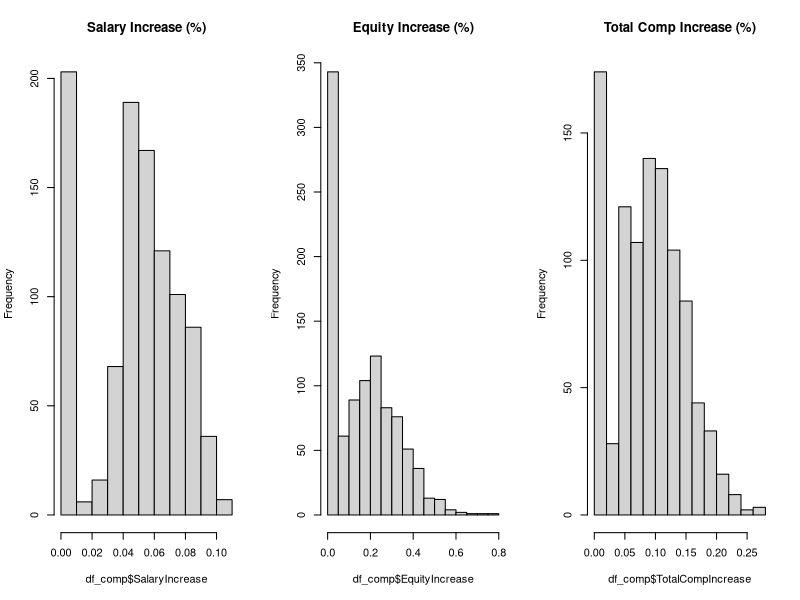
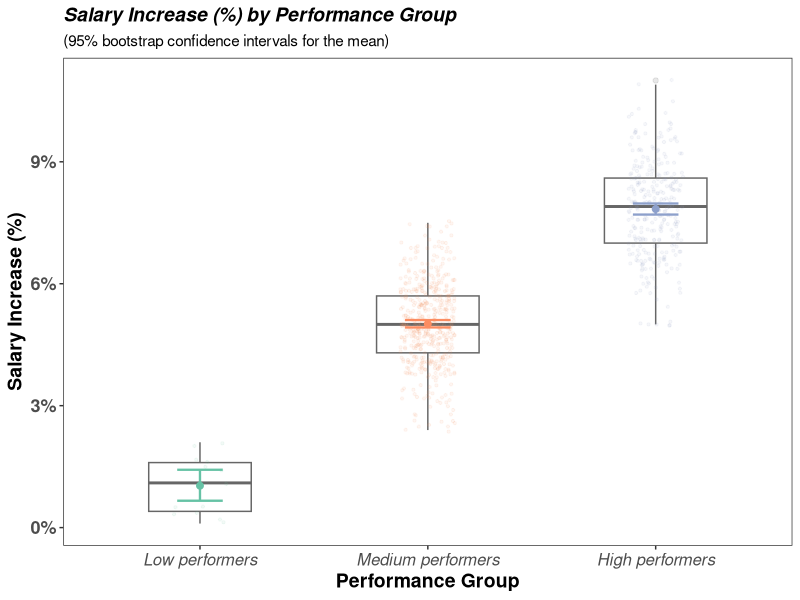
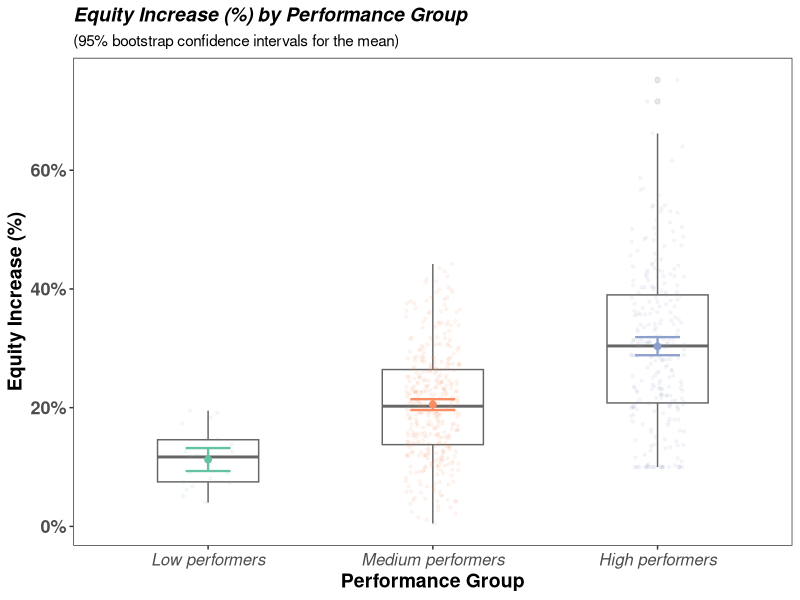
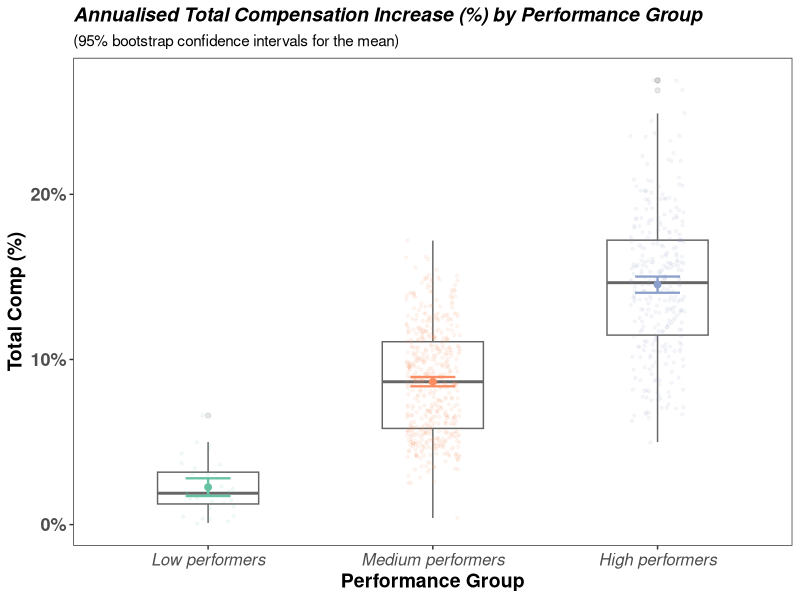
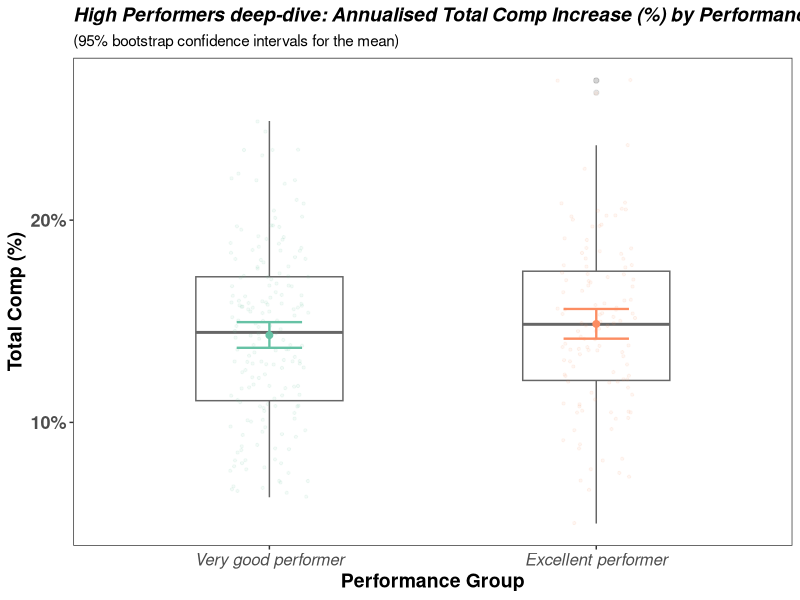
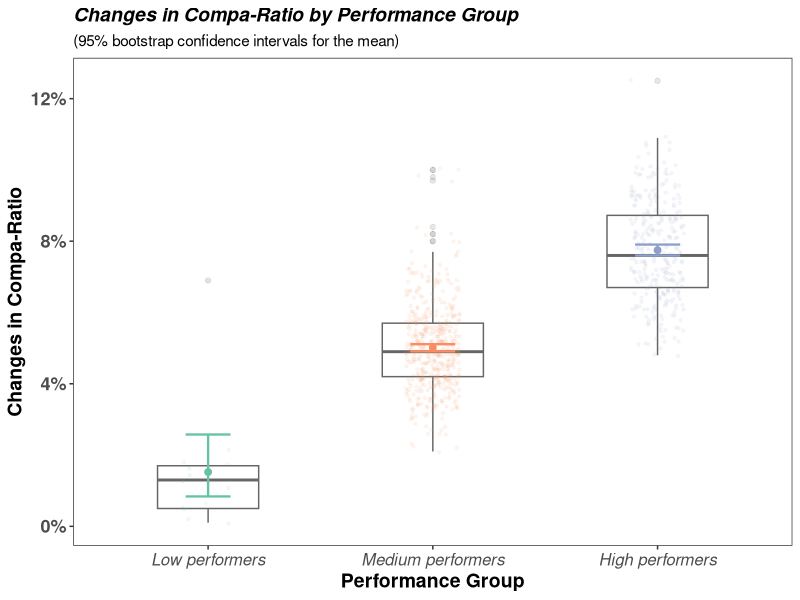

The R script that drew these images, in order:
## ---- chunk 1
#| label: Import libraries and data 
#| echo: true
#| message: false
#| warning: false
#| paged-print: false
# ------------------------------------------------------------
# Import needed R packages
# ------------------------------------------------------------
library(tidyverse) # 
library(Hmisc) 
library(broom)
library(knitr)
library(scales)

# ------------------------------------------------------------
# Read the data
# ------------------------------------------------------------
df_comp<-read_csv("data/performance_compensation_synthetic.csv")
## ---- chunk 2
#| label: Explore
#| echo: true
#| message: false
#| warning: false
#| paged-print: false
#| code-fold: true

# ------------------------------------------------------------
# Explore the data structure
# ------------------------------------------------------------
glimpse(df_comp)
## ---- chunk 3
#| label: Explore-and-Recode-2
#| echo: true
#| message: false
#| warning: false
#| paged-print: false

# ------------------------------------------------------------
# Summary for all variables
# ------------------------------------------------------------
summary(df_comp)

# ------------------------------------------------------------
# Histograms
# ------------------------------------------------------------
par(mfrow = c(1, 3))  # 1x3 grid

hist(df_comp$SalaryIncrease, breaks = 15,
     main = "Salary Increase (%)")

hist(df_comp$EquityIncrease, breaks = 15,
     main = "Equity Increase (%)")

hist(df_comp$TotalCompIncrease, breaks = 15,
     main = "Total Comp Increase (%)")
## ---- chunk 4
#| label: Explore and Recode 3
#| echo: true
#| message: false
#| warning: false
#| paged-print: false
#| code-fold: true

# ------------------------------------------------------------
# Understand the performance distribution
# ------------------------------------------------------------
df_comp |>
  count(PerformanceRatings) |>
  mutate(Percentage = n / sum(n) * 100) |>
  knitr::kable(
    col.names = c("Performance rating", "Count", "Percentage (%)"),
    digits = 1,
    caption = "Table 1: Distribution of performance ratings")

## ---- chunk 5
#| label: Explore and Recode 4
#| echo: true
#| message: false
#| warning: false
#| code-overflow: wrap
#| paged-print: false
# ------------------------------------------------------------
#  Re-code performance: form 1 to 5 into 3 performance categories
# ------------------------------------------------------------
df_comp <- df_comp |>
  mutate(Performance = case_when(PerformanceRatings %in% c(1, 2) ~ "Low performers",
                                 PerformanceRatings == 3         ~ "Medium performers",
                                 PerformanceRatings %in% c(4, 5) ~ "High performers"))

df_comp$Performance <- factor(df_comp$Performance, levels = c("Low performers", "Medium performers", "High performers"))

## ---- chunk 6
#| label: Explore and Recode III
#| echo: true
#| message: false
#| warning: false
#| paged-print: false

# ------------------------------------------------------------
# Validate the re-coding
# ------------------------------------------------------------
df_comp |>
  select(PerformanceRatings, Performance) |>
  head(5)

## ---- chunk 7
#| label: Descriptive table
#| message: false
#| warning: false
#| paged-print: false
#| code-fold: true

# ------------------------------------------------------------
# Create and format Table 2: Descriptive Statistics (N, Mean, SD) by Performance group
# ------------------------------------------------------------
desc_table <- df_comp |>
  select(
    Performance,
    SalaryIncrease,
    EquityIncrease,
    TotalCompIncrease,
    CompaRatioBefore,
    CompaRatioAfter) |>
  pivot_longer(
    cols = -Performance,
    names_to = "Metric",
    values_to = "Value") |>
  group_by(Metric, Performance) |>
  summarise(
    N = sum(!is.na(Value)),
    Mean = mean(Value, na.rm = TRUE),
    SD = sd(Value, na.rm = TRUE),
    .groups = "drop") |>
  arrange(Metric, Performance)

kable(
  desc_table,
  digits = 3,
  caption = "Table 2:Descriptive statistics (N, Mean, SD) by Performance group")

## ---- chunk 8
#| label: Salary Increase by Performance
#| echo: true
#| message: false
#| warning: false
#| paged-print: false

# ------------------------------------------------------------
# 1) ANOVA: SalaryIncrease by Performance (exclude 0% salary increases)
# ------------------------------------------------------------

#Exclude employees with 0% Salary increase
df_salary <- df_comp |>
  filter(SalaryIncrease > 0)

#Simple function for ANOVA test
aov_salary <- aov(SalaryIncrease ~ Performance, data = df_salary)
summary(aov_salary)

#Descriptive table for comparing the means between the groups
salary_means <- df_salary |>
  group_by(Performance) |>
  summarise(
    N = n(),
    MeanSalaryIncrease = mean(SalaryIncrease),
    .groups = "drop")

salary_means

#Post-hoc test
TukeyHSD(aov_salary)

## ---- chunk 9
#| label: Salary Increase (%) by Performance Group
#| echo: true
#| code-overflow: wrap
#| message: false
#| warning: false
#| paged-print: false

# ------------------------------------------------------------
# Visualise the relationship between Salary Increase and Performance
# ------------------------------------------------------------
chart1<-df_salary|>
  ggplot(aes(y=SalaryIncrease, x=Performance, colour=Performance))+
  geom_boxplot(width = 0.45, outlier.alpha = 0.15, colour = "grey40") +
  geom_jitter(width = 0.12, alpha = 0.08, size = 0.8, show.legend = FALSE) +
  stat_summary(fun="mean", geom="point", size=2)+
  stat_summary(fun.data = mean_cl_boot, geom = "errorbar", width=0.2, size=0.8, position = position_dodge())+
  scale_y_continuous(labels = percent_format(accuracy = 1)) +
  labs(x="Performance Group", y="Salary Increase (%)") +
  theme_bw() + 
  theme(plot.title = element_text(size=14, face="bold.italic"),
        axis.title= element_text(size=14, face="bold"),
        axis.text.x = element_text(size = 12, face="italic"),
        axis.text.y=element_text(size=13, face="bold"),
        legend.position = "none",
        plot.caption = element_text(size=11, face="italic"),
        panel.grid.major = element_blank(), panel.grid.minor = element_blank())+
  scale_colour_brewer(palette = "Set2")+
  ggtitle("Salary Increase (%) by Performance Group", 
          subtitle = "(95% bootstrap confidence intervals for the mean)") 

## ---- chunk 10
#| label: chart1
#| fig-width: 9
#| fig-height: 5
#| fig-cap: "Salary Increase (%) by Performance Group (click the chart to enlarge)"
#| fig-lightbox: true
#| code-fold: true
# ------------------------------------------------------------
# Print the chart
# ------------------------------------------------------------
chart1

## ---- chunk 11
#| label: Equity Increase by Performance
#| echo: true
#| message: false
#| warning: false
#| paged-print: false

# ------------------------------------------------------------
# 2) ANOVA: EquityIncrease by Performance (exclude 0% equity increases)
# ------------------------------------------------------------

#Exclude employees with 0% Equity increase
df_equity <- df_comp |>
  filter(EquityIncrease > 0)

#Simple function for ANOVA test
aov_equity <- aov(EquityIncrease ~ Performance, data = df_equity)
summary(aov_equity)

#Descriptive table for comparing the means between the groups
equity_means <- df_equity |>
  group_by(Performance) |>
  summarise(
    N = n(),
    MeanEquityIncrease = mean(EquityIncrease),
    .groups = "drop")

equity_means

#Post-hoc test
TukeyHSD(aov_equity)


## ---- chunk 12
#| label: Equity Increase (%) by Performance Group
#| echo: true
#| code-overflow: wrap
#| message: false
#| warning: false
#| paged-print: false

# ------------------------------------------------------------
# Visualise the relationship between Equity Increase and Performance
# ------------------------------------------------------------
chart2<-df_equity|>
  ggplot(aes(y=EquityIncrease, x=Performance, colour=Performance))+
  geom_boxplot(width = 0.45, outlier.alpha = 0.15, colour = "grey40") +
  geom_jitter(width = 0.12, alpha = 0.08, size = 0.8, show.legend = FALSE) +
  stat_summary(fun="mean", geom="point", size=2)+
  stat_summary(fun.data = mean_cl_boot, geom = "errorbar", width=0.2, size=0.8, position = position_dodge())+
  scale_y_continuous(labels = percent_format(accuracy = 1)) +
  labs(x="Performance Group", y="Equity Increase (%)") +
  theme_bw() + 
  theme(plot.title = element_text(size=14, face="bold.italic"),
        axis.title= element_text(size=14, face="bold"),
        axis.text.x = element_text(size = 12, face="italic"),
        axis.text.y=element_text(size=13, face="bold"),
        legend.position = "none",
        plot.caption = element_text(size=11, face="italic"),
        panel.grid.major = element_blank(), panel.grid.minor = element_blank())+
  scale_colour_brewer(palette = "Set2")+
  ggtitle("Equity Increase (%) by Performance Group", 
          subtitle = "(95% bootstrap confidence intervals for the mean)") 

## ---- chunk 13
#| label: chart2
#| fig-width: 9
#| fig-height: 5
#| fig-cap: "Equity Increase (%) by Performance Group (click the chart to enlarge)"
#| fig-lightbox: true
#| code-fold: true
# ------------------------------------------------------------
# Print the chart
# ------------------------------------------------------------
chart2

## ---- chunk 14
#| label: Total Comp Increase by Performance
#| echo: true
#| message: false
#| warning: false
#| paged-print: false

# ------------------------------------------------------------
# 3) ANOVA: TotalCompIncrease by Performance (exclude 0% total comp increases)
# ------------------------------------------------------------

#Exclude employees with 0% Total compensation increase
df_total <- df_comp |>
  filter(TotalCompIncrease > 0)

#Simple function for ANOVA test
aov_total <- aov(TotalCompIncrease ~ Performance, data = df_total)
summary(aov_total)

#Descriptive table for comparing the means between the groups
total_means <- df_total |>
  group_by(Performance) |>
  summarise(
    N = n(),
    MeanTotalCompIncrease = mean(TotalCompIncrease),
    .groups = "drop")

total_means

#Post-hoc test
TukeyHSD(aov_total)

## ---- chunk 15
#| label: Total Comp Increase (%) by Performance Group
#| echo: true
#| code-overflow: wrap
#| message: false
#| warning: false
#| paged-print: false

# ------------------------------------------------------------
# Visualise the relationship between Total Comp Increase and Performance
# ------------------------------------------------------------
chart3<-df_total|>
  ggplot(aes(y=TotalCompIncrease, x=Performance, colour=Performance))+
  geom_boxplot(width = 0.45, outlier.alpha = 0.15, colour = "grey40") +
  geom_jitter(width = 0.12, alpha = 0.08, size = 0.8, show.legend = FALSE) +
  stat_summary(fun="mean", geom="point", size=2)+
  stat_summary(fun.data = mean_cl_boot, geom = "errorbar", width=0.2, size=0.8, position = position_dodge())+
  scale_y_continuous(labels = percent_format(accuracy = 1)) +
  labs(x="Performance Group", y="Total Comp (%)") +
  theme_bw() + 
  theme(plot.title = element_text(size=14, face="bold.italic"),
        axis.title= element_text(size=14, face="bold"),
        axis.text.x = element_text(size = 12, face="italic"),
        axis.text.y=element_text(size=13, face="bold"),
        legend.position = "none",
        plot.caption = element_text(size=11, face="italic"),
        panel.grid.major = element_blank(), panel.grid.minor = element_blank())+
  scale_colour_brewer(palette = "Set2")+
  ggtitle("Annualised Total Compensation Increase (%) by Performance Group", 
          subtitle = "(95% bootstrap confidence intervals for the mean)") 

## ---- chunk 16
#| label: chart3
#| fig-width: 9
#| fig-height: 5
#| fig-cap: "Annualised Total Compensation Increase (%) by Performance Group (click the chart to enlarge)"
#| fig-lightbox: true
#| code-fold: true
# ------------------------------------------------------------
# Print the chart
# ------------------------------------------------------------
chart3

## ---- chunk 17
#| label: High Performers deep-dive
#| echo: true
#| message: false
#| warning: false
#| paged-print: false

# ------------------------------------------------------------
# 4) ANOVA: High Performers deep-dive: 
# ------------------------------------------------------------

# Select high performers (ratings 4 and 5) and recode rating as a factor
df_total_45 <- df_comp |>
  filter(PerformanceRatings %in% c(4, 5)) |>
  filter(TotalCompIncrease > 0) |>
  mutate(
    Rating45 = factor(PerformanceRatings, levels = c(4, 5)))

# Simple function for ANOVA test
aov_total_45 <- aov(TotalCompIncrease ~ Rating45, data = df_total_45)
summary(aov_total_45)

# Descriptive table for comparing the means between the groups
total_means_45 <- df_total_45 |>
  group_by(Rating45) |>
  summarise(
    N = n(),
    MeanTotalCompIncrease = mean(TotalCompIncrease),
    .groups = "drop")

total_means_45

## ---- chunk 18
#| label: High Performers deep-dive - boxplot
#| echo: true
#| code-overflow: wrap
#| message: false
#| warning: false
#| paged-print: false

# ------------------------------------------------------------
# Visualize the relationship between Total Comp Increase and Performance for high performers
# ------------------------------------------------------------

#Create a new variable that caputres labesl for 4 & 5 levels of perormance
df_total_45 <- df_total_45 |>
  mutate(RatingLabel = case_when(Rating45==4 ~ "Very good performer",
                                 Rating45==5 ~ "Excellent performer"))

#Convert the new variable to factor
df_total_45 <- df_total_45 |>
  mutate(RatingLabel = factor(RatingLabel,
      levels = c("Very good performer", "Excellent performer")))


chart4<-df_total_45|>
  ggplot(aes(y=TotalCompIncrease, x=RatingLabel, colour=RatingLabel))+
  geom_boxplot(width = 0.45, outlier.alpha = 0.15, colour = "grey40") +
  geom_jitter(width = 0.12, alpha = 0.08, size = 0.8, show.legend = FALSE) +
  stat_summary(fun="mean", geom="point", size=2)+
  stat_summary(fun.data = mean_cl_boot, geom = "errorbar", width=0.2, size=0.8, position = position_dodge())+
  scale_y_continuous(labels = percent_format(accuracy = 1)) +
  labs(x="Performance Group", y="Total Comp (%)") +
  theme_bw() + 
  theme(plot.title = element_text(size=14, face="bold.italic"),
        axis.title= element_text(size=14, face="bold"),
        axis.text.x = element_text(size = 12, face="italic"),
        axis.text.y=element_text(size=13, face="bold"),
        legend.position = "none",
        plot.caption = element_text(size=11, face="italic"),
        panel.grid.major = element_blank(), panel.grid.minor = element_blank())+
  scale_colour_brewer(palette = "Set2")+
  ggtitle("High Performers deep-dive: Annualised Total Comp Increase (%) by Performance Group", 
          subtitle = "(95% bootstrap confidence intervals for the mean)") 

## ---- chunk 19
#| label: chart4
#| fig-width: 9
#| fig-height: 5
#| fig-cap: "High Performers deep-dive:Annualised Total Comp Increase (%) by Performance Group (click the chart to enlarge)"
#| fig-lightbox: true
#| code-fold: true
# ------------------------------------------------------------
# Print the chart
# ------------------------------------------------------------
chart4

## ---- chunk 20
#| label: Changes in Compa-Ratio
#| echo: true
#| message: false
#| warning: false
#| paged-print: false
# ------------------------------------------------------------
# Compa-ratio analysis: Before vs After compensation review
# Method: paired t-tests (within-employee) + delta compa-ratio descriptives
# ------------------------------------------------------------

library(dplyr)

# 1) Create compa-ratio change (delta)
df_comp_adj <- df_comp |>
  mutate(CompaRatioDelta = CompaRatioAfter - CompaRatioBefore)|>
  filter(SalaryIncrease > 0)

# 2) Overall paired test (all employees)
t.test(
  df_comp_adj $CompaRatioAfter,
  df_comp_adj $CompaRatioBefore,
  paired = TRUE)


# 3) Paired t-tests by Performance group

d_low    <- df_comp_adj  |> filter(Performance == "Low performers")
d_medium <- df_comp_adj  |> filter(Performance == "Medium performers")
d_high   <- df_comp_adj  |> filter(Performance == "High performers")

t.test(d_low$CompaRatioAfter,    d_low$CompaRatioBefore,    paired = TRUE)
t.test(d_medium$CompaRatioAfter, d_medium$CompaRatioBefore, paired = TRUE)
t.test(d_high$CompaRatioAfter,   d_high$CompaRatioBefore,   paired = TRUE)


# 4) Descriptive statistics for compa-ratio movement
compa_summary <- df_comp_adj  |>
  group_by(Performance) |>
  summarise(
    N = n(),
    MeanCompaRatioBefore = mean(CompaRatioBefore, na.rm = TRUE),
    MeanCompaRatioAfter  = mean(CompaRatioAfter, na.rm = TRUE),
    MeanDelta            = mean(CompaRatioDelta, na.rm = TRUE),
    SDDelta              = sd(CompaRatioDelta, na.rm = TRUE),
    .groups = "drop")

compa_summary


## ---- chunk 21
#| label: Changes in Compa-Ratio - boxplot
#| echo: true
#| code-overflow: wrap
#| message: false
#| warning: false
#| paged-print: false

chart5<-df_comp_adj |>
  ggplot(aes(y=CompaRatioDelta, x=Performance, colour=Performance))+
  geom_boxplot(width = 0.45, outlier.alpha = 0.15, colour = "grey40") +
  geom_jitter(width = 0.12, alpha = 0.08, size = 0.8, show.legend = FALSE) +
  stat_summary(fun="mean", geom="point", size=2)+
  stat_summary(fun.data = mean_cl_boot, geom = "errorbar", width=0.2, size=0.8, position = position_dodge())+
  scale_y_continuous(labels = percent_format(accuracy = 1)) +
  labs(x="Performance Group", y="Changes in Compa-Ratio") +
  theme_bw() + 
  theme(plot.title = element_text(size=14, face="bold.italic"),
        axis.title= element_text(size=14, face="bold"),
        axis.text.x = element_text(size = 12, face="italic"),
        axis.text.y=element_text(size=13, face="bold"),
        legend.position = "none",
        plot.caption = element_text(size=11, face="italic"),
        panel.grid.major = element_blank(), panel.grid.minor = element_blank())+
  scale_colour_brewer(palette = "Set2")+
  ggtitle("Changes in Compa-Ratio by Performance Group", 
          subtitle = "(95% bootstrap confidence intervals for the mean)") 


## ---- chunk 22
#| label: chart5
#| fig-width: 9
#| fig-height: 5
#| fig-cap: "Compa-ratio change by Performance Group (click the chart to enlarge)"
#| fig-lightbox: true
#| code-fold: true
# ------------------------------------------------------------
# Print the chart
# ------------------------------------------------------------
chart5
